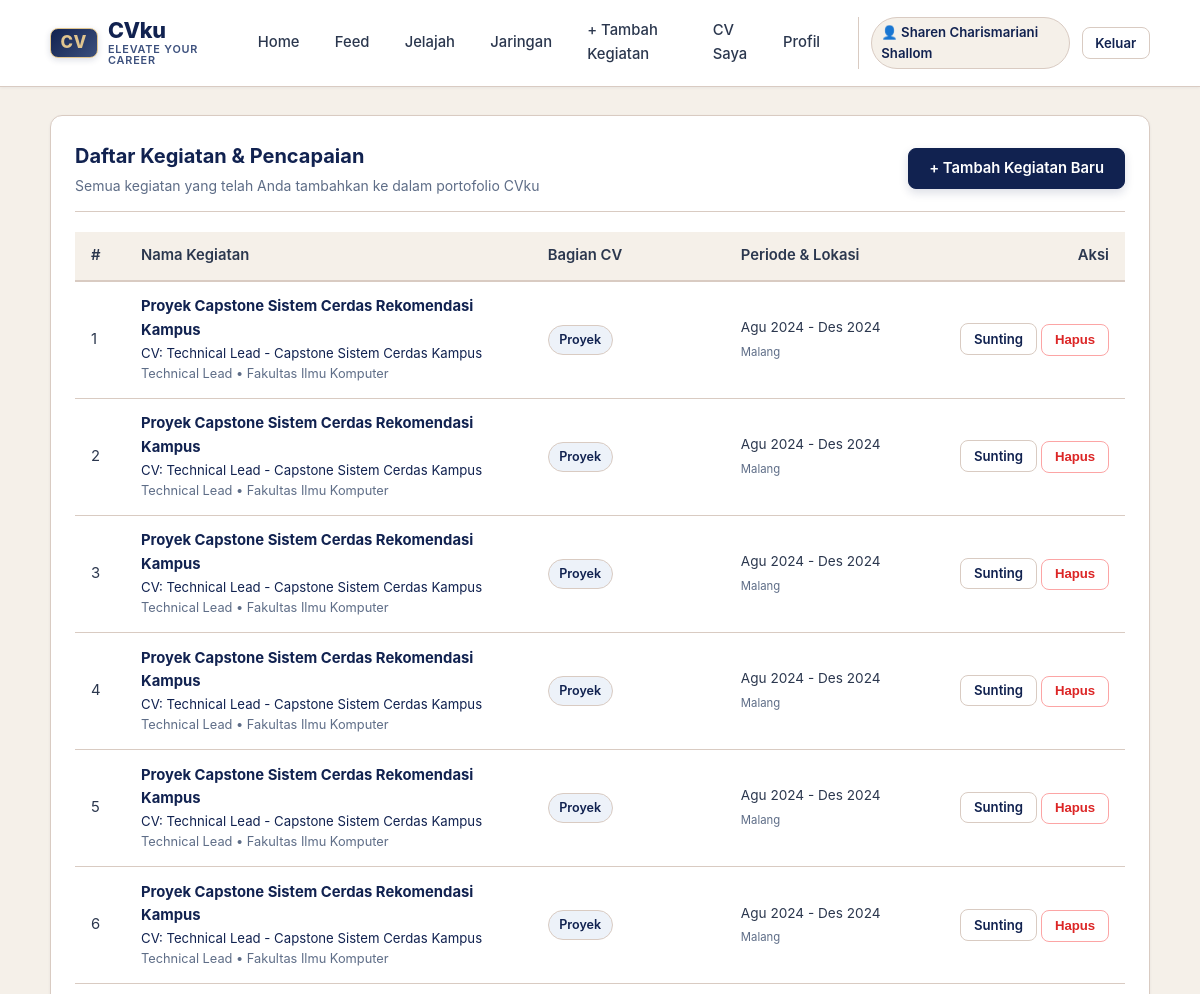
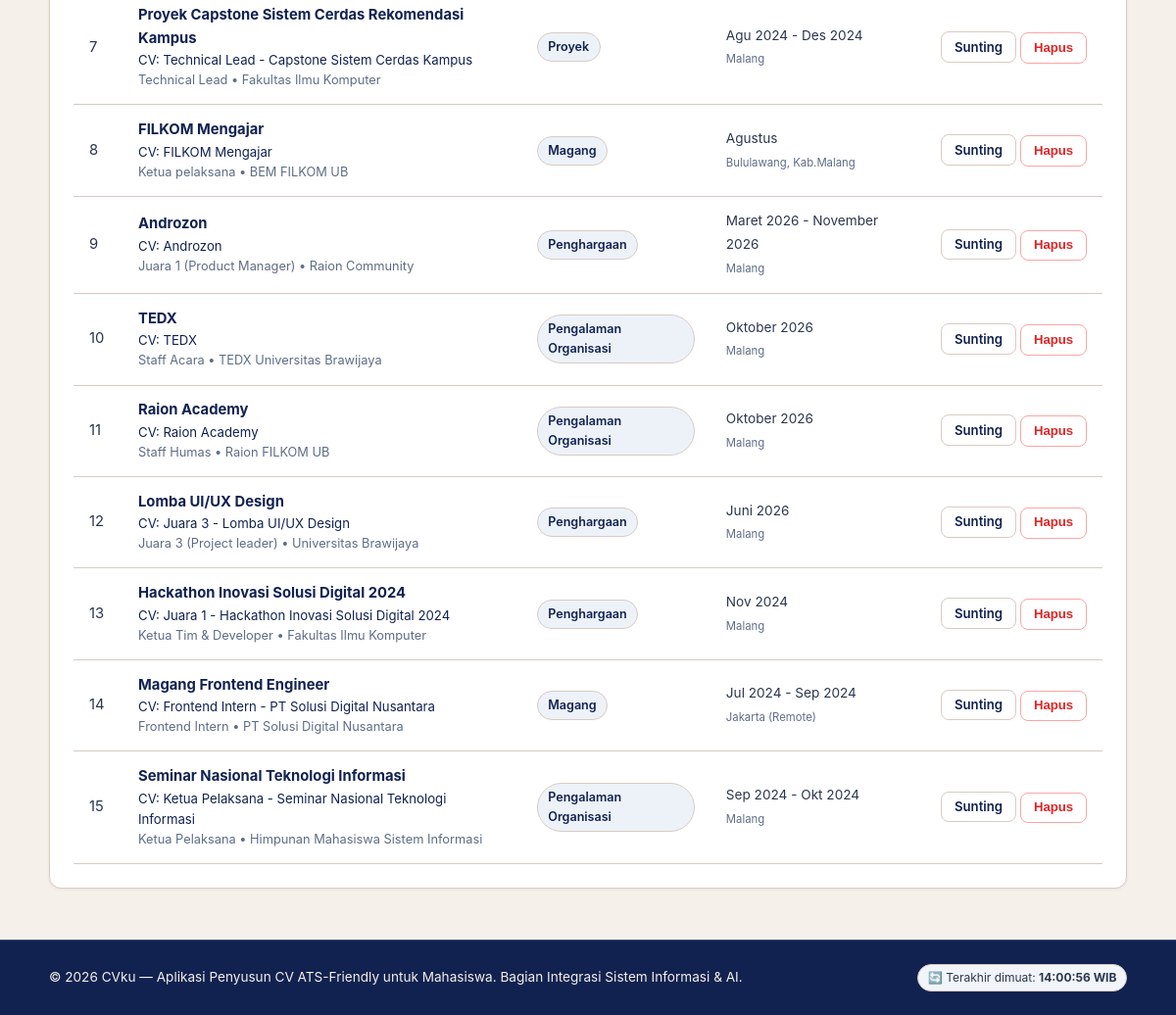
Page /pencapaian (signed in) on the earlier database version (2 pictures, top to bottom).
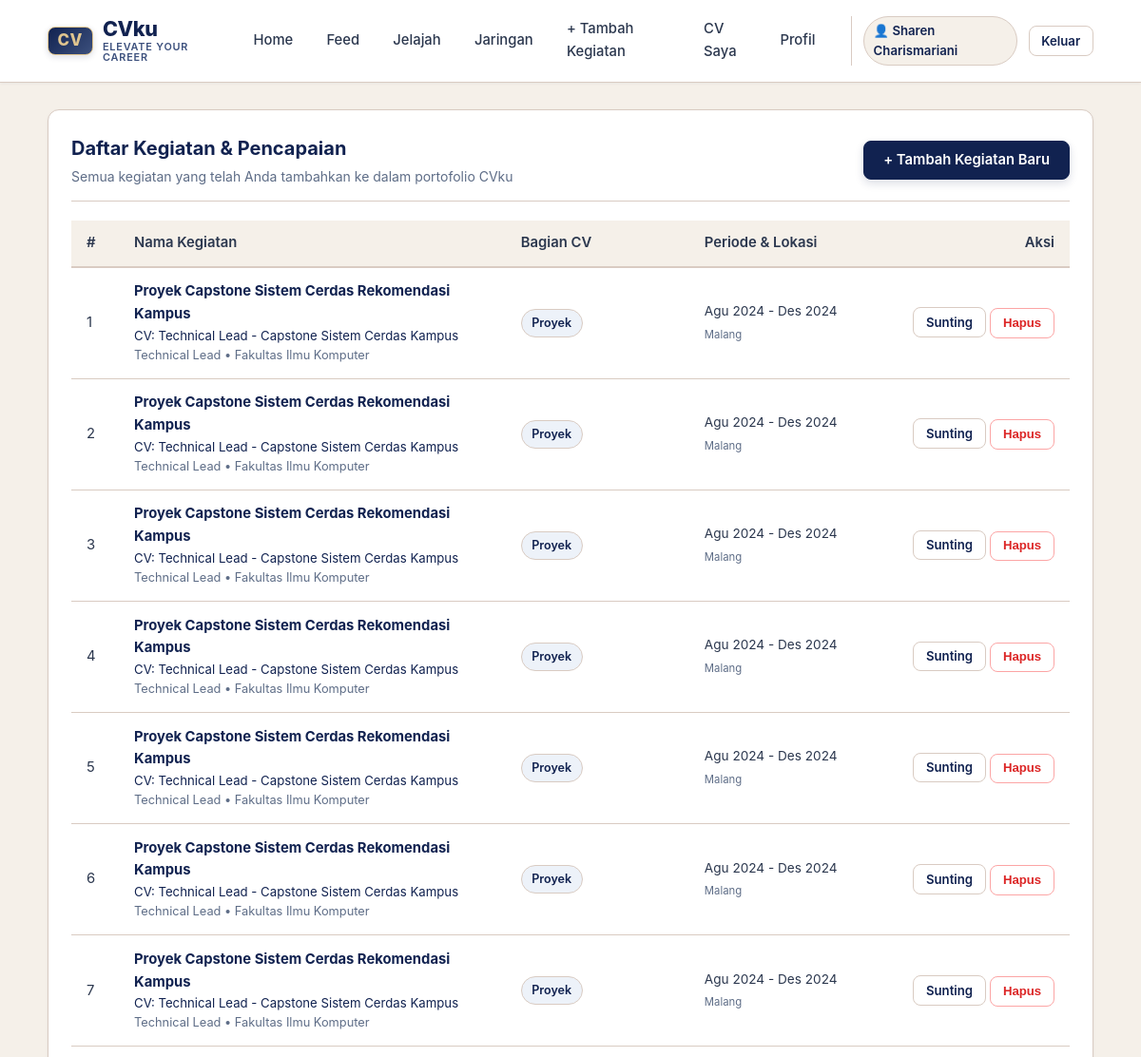
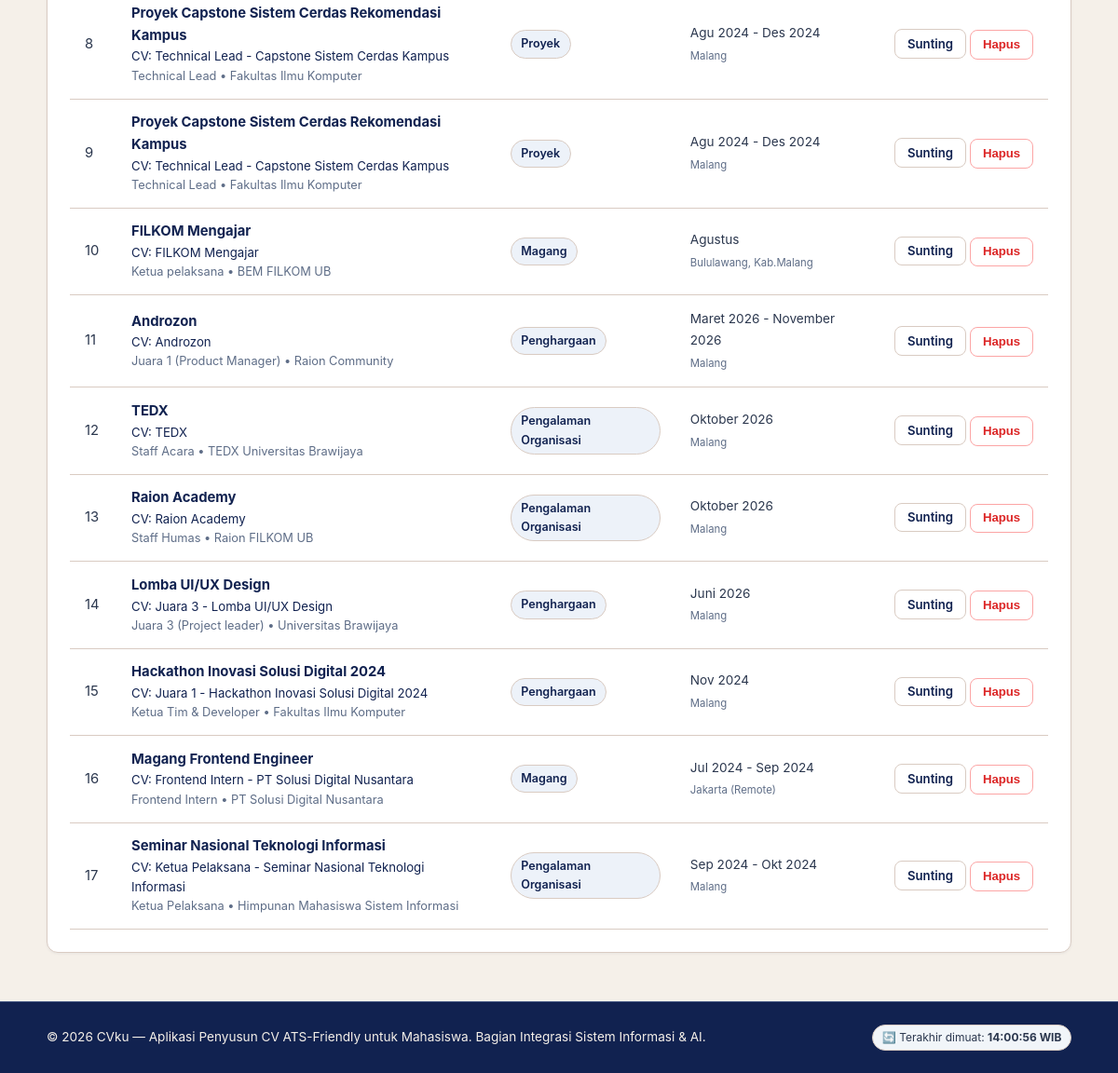
Same page on the later database version (2 pictures, top to bottom).
### tables this page shows
CREATE TABLE entri_cv (
  id INTEGER PRIMARY KEY AUTOINCREMENT,
  id_pencapaian INTEGER UNIQUE NOT NULL REFERENCES pencapaian(id) ON DELETE CASCADE,
  id_bagian INTEGER NOT NULL REFERENCES bagian_cv(id), judul TEXT NOT NULL);

CREATE TABLE pencapaian (
  id INTEGER PRIMARY KEY AUTOINCREMENT,
  id_pengguna INTEGER NOT NULL REFERENCES pengguna(id),
  nama_kegiatan TEXT NOT NULL, penyelenggara TEXT, peran TEXT, periode TEXT, lokasi TEXT,
  uraian TEXT NOT NULL,
  status TEXT NOT NULL DEFAULT 'menunggu' CHECK (status IN ('menunggu','disetujui','ditolak')),
  dibuat_pada TEXT DEFAULT CURRENT_TIMESTAMP);

CREATE TABLE bagian_cv (
  id INTEGER PRIMARY KEY AUTOINCREMENT, nama TEXT UNIQUE NOT NULL);

### app.py (the view)
@app.route("/pencapaian")
@mahasiswa_required
def daftar_pencapaian_page():
    user_id = session["user_id"]
    daftar = db.daftar_pencapaian(user_id)
    return render_template("pencapaian_daftar.html", daftar=daftar)

### app.py (called while the page is built)
@app.after_request
def add_no_cache_headers(response):
    response.headers["Cache-Control"] = "no-cache, no-store, must-revalidate, max-age=0"
    response.headers["Pragma"] = "no-cache"
    response.headers["Expires"] = "0"
    return response

@app.context_processor
def inject_waktu_server():
    return {
        "waktu_refresh": datetime.datetime.now().strftime("%H:%M:%S")
    }

def pengguna_required(f):
    @wraps(f)
    def decorated_function(*args, **kwargs):
        if not session.get("user_id"):
            flash("Silakan masuk terlebih dahulu untuk mengakses halaman ini.", "warning")
            return redirect(url_for("login", next=request.path))
        return f(*args, **kwargs)
    return decorated_function

### db.py (called while the page is built)
def koneksi():
    con = sqlite3.connect(DB_PATH)
    con.row_factory = sqlite3.Row
    con.execute("PRAGMA foreign_keys = ON")
    return con

def _semua(sql, args=()):
    con = koneksi()
    try:
        return [dict(r) for r in con.execute(sql, args).fetchall()]
    finally:
        con.close()

def daftar_pencapaian(id_pengguna, status=None):
    sql = ("SELECT p.*, e.judul, b.nama AS bagian FROM pencapaian p "
           "LEFT JOIN entri_cv e ON e.id_pencapaian=p.id "
           "LEFT JOIN bagian_cv b ON b.id=e.id_bagian WHERE p.id_pengguna=?")
    args = [id_pengguna]
    if status:
        sql += " AND p.status=?"
        args.append(status)
    return _semua(sql + " ORDER BY p.id DESC", args)

### templates/pencapaian_daftar.html (shortened to what this page needs)
{% extends "base.html" %}
{% block content %}
<div class="card">
  <div class="card-header">
    <div>
      <h1 class="card-title">Daftar Kegiatan &amp; Pencapaian</h1>
      <p class="card-subtitle">Semua kegiatan yang telah Anda tambahkan ke dalam portofolio CVku</p>
    </div>
    <div>
      <a href="{{ url_for('tambah_pencapaian_page') }}" class="btn btn-primary">+ Tambah Kegiatan Baru</a>
    </div>
  </div>
  {% if daftar %}
    <div class="table-responsive">
      <table class="table">
        <thead>
          <tr>
            <th style="width: 50px;">#</th>
            <th>Nama Kegiatan</th>
            <th>Bagian CV</th>
            <th>Periode &amp; Lokasi</th>
            <th style="text-align: right; width: 170px;">Aksi</th>
          </tr>
        </thead>
        <tbody>
          {% for p in daftar %}
            <tr>
              <td>{{ loop.index }}</td>
              <td>
                <div style="font-weight: 700; color: var(--dark);">{{ p.nama_kegiatan }}</div>
                {% if p.judul %}
                  <div style="font-size: 0.825rem; color: var(--primary);">CV: {{ p.judul }}</div>
                {% endif %}
                {% if p.peran or p.penyelenggara %}
                  <div style="font-size: 0.8rem; color: var(--muted);">
                    {{ p.peran if p.peran else '' }}{% if p.peran and p.penyelenggara %} • {% endif %}{{ p.penyelenggara if p.penyelenggara else '' }}
                  </div>
                {% endif %}
              </td>
              <td>
                <span class="badge badge-section">{{ p.bagian or 'Lainnya' }}</span>
              </td>
              <td>
                <span style="font-size: 0.85rem;">
                  {{ p.periode if p.periode else '-' }}
                  {% if p.lokasi %}<br><small style="color: var(--muted);">{{ p.lokasi }}</small>{% endif %}
                </span>
              </td>
              <td style="text-align: right; white-space: nowrap;">
                <a href="{{ url_for('sunting_pencapaian_page', id=p.id) }}" class="btn btn-outline btn-sm">
                  Sunting
                </a>
                <form method="POST" action="{{ url_for('hapus_pencapaian_action', id=p.id) }}" style="display: inline-block;" onsubmit="return confirm('Apakah Anda yakin ingin menghapus pencapaian \'{{ p.nama_kegiatan }}\'? Data CV dan poin terkait juga akan dihapus.');">
                  <button type="submit" class="btn btn-danger-outline btn-sm">
                    Hapus
                  </button>
                </form>
              </td>
            </tr>
          {% endfor %}
        </tbody>
      </table>
    </div>
  {% endif %}
</div>
{% endblock %}

### templates/base.html (shortened to what this page needs)
<!DOCTYPE html>
<html lang="id">
<head>
  <link rel="stylesheet" href="{{ url_for('static', filename='css/style.css') }}">
</head>
<body>
  <nav class="navbar">
    <div class="nav-container">
      <a href="{{ url_for('beranda') }}" class="brand" title="CVku — Elevate Your Career">
        <span class="brand-badge">CV</span>
        <div class="brand-text">
          <span class="brand-title">CVku</span>
          <span class="brand-subtitle">elevate your career</span>
        </div>
      </a>
      <ul class="nav-menu">
        <li class="nav-item {% if request.endpoint == 'beranda' and not request.query_string %}active{% endif %}">
          <a href="{{ url_for('beranda') }}">Home</a>
        </li>
        {% if session.get('user_id') %}
          <li class="nav-item {% if request.endpoint == 'feed_page' %}active{% endif %}">
            <a href="{{ url_for('feed_page') }}">Feed</a>
          </li>
          <li class="nav-item {% if request.endpoint == 'jelajah_page' %}active{% endif %}">
            <a href="{{ url_for('jelajah_page') }}">Jelajah</a>
          </li>
          <li class="nav-item {% if request.endpoint == 'jaringan_page' %}active{% endif %}">
            <a href="{{ url_for('jaringan_page') }}">Jaringan</a>
          </li>
          <li class="nav-item {% if request.endpoint == 'tambah_pencapaian_page' %}active{% endif %}">
            <a href="{{ url_for('tambah_pencapaian_page') }}">+ Tambah Kegiatan</a>
          </li>
          <li class="nav-item {% if request.endpoint == 'cv_preview_page' %}active{% endif %}">
            <a href="{{ url_for('cv_preview_page') }}">CV Saya</a>
          </li>
          <li class="nav-item {% if request.endpoint == 'profil' %}active{% endif %}">
            <a href="{{ url_for('profil') }}">Profil</a>
          </li>
        {% endif %}
      </ul>
      {% if session.get('user_id') %}
        <div class="nav-user">
          <a href="{{ url_for('profil_publik_page', id=session.get('user_id')) }}" class="user-badge" style="text-decoration: none;" title="Buka Profil Publik Saya">
            👤 {{ session.get('nama') or session.get('username') }}
          </a>
          <a href="{{ url_for('logout') }}" class="btn btn-outline btn-sm">Keluar</a>
        </div>
      {% endif %}
    </div>
  </nav>
  <main class="main-content">
    {% block content %}{% endblock %}
  </main>
  <footer class="footer">
    <div style="display: flex; justify-content: space-between; align-items: center; max-width: 1100px; margin: 0 auto; flex-wrap: wrap; gap: 0.5rem;">
      <p style="margin: 0;">&copy; 2026 CVku — Aplikasi Penyusun CV ATS-Friendly untuk Mahasiswa. Bagian Integrasi Sistem Informasi & AI.</p>
      <span style="font-size: 0.75rem; color: var(--slate); background: #f1f5f9; padding: 0.2rem 0.6rem; border-radius: 9999px; border: 1px solid var(--border);">
        🔄 Terakhir dimuat: <strong>{{ waktu_refresh }} WIB</strong>
      </span>
    </div>
  </footer>
</body>
</html>

Differences in the rows shown:
added entri_cv: nama_kegiatan "Proyek Capstone Sistem Cerdas Rekomendasi Kampus", judul "Technical Lead - Capstone Sistem Cerdas Kampus", peran "Technical Lead", penyelenggara "Fakultas Ilmu Komputer", nama "Proyek", periode "Agu 2024 - Des 2024", lokasi "Malang"
added entri_cv: nama_kegiatan "Proyek Capstone Sistem Cerdas Rekomendasi Kampus", judul "Technical Lead - Capstone Sistem Cerdas Kampus", peran "Technical Lead", penyelenggara "Fakultas Ilmu Komputer", nama "Proyek", periode "Agu 2024 - Des 2024", lokasi "Malang"
Other differences:
{{ session.get('nama') or session.get('username') }}: "Sharen Charismariani Shallom" → "Sharen Charismariani"
